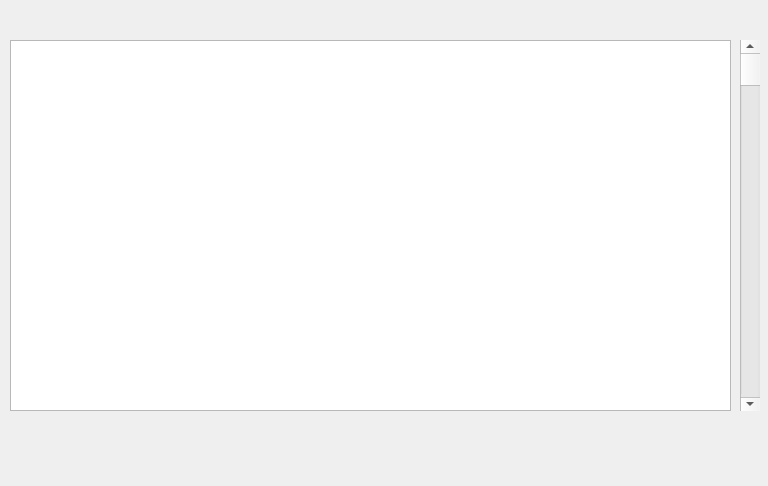
<?xml version="1.0" encoding="UTF-8"?>
<ui version="4.0">
 <class>Form</class>
 <widget class="QWidget" name="Form">
  <property name="geometry">
   <rect>
    <x>0</x>
    <y>0</y>
    <width>768</width>
    <height>486</height>
   </rect>
  </property>
  <property name="windowTitle">
   <string>Form</string>
  </property>
  <widget class="QTableWidget" name="tableWidget">
   <property name="geometry">
    <rect>
     <x>10</x>
     <y>40</y>
     <width>721</width>
     <height>371</height>
    </rect>
   </property>
  </widget>
  <widget class="QScrollBar" name="verticalScrollBar">
   <property name="geometry">
    <rect>
     <x>740</x>
     <y>40</y>
     <width>20</width>
     <height>371</height>
    </rect>
   </property>
   <property name="orientation">
    <enum>Qt::Vertical</enum>
   </property>
  </widget>
 </widget>
 <resources/>
 <connections/>
</ui>
